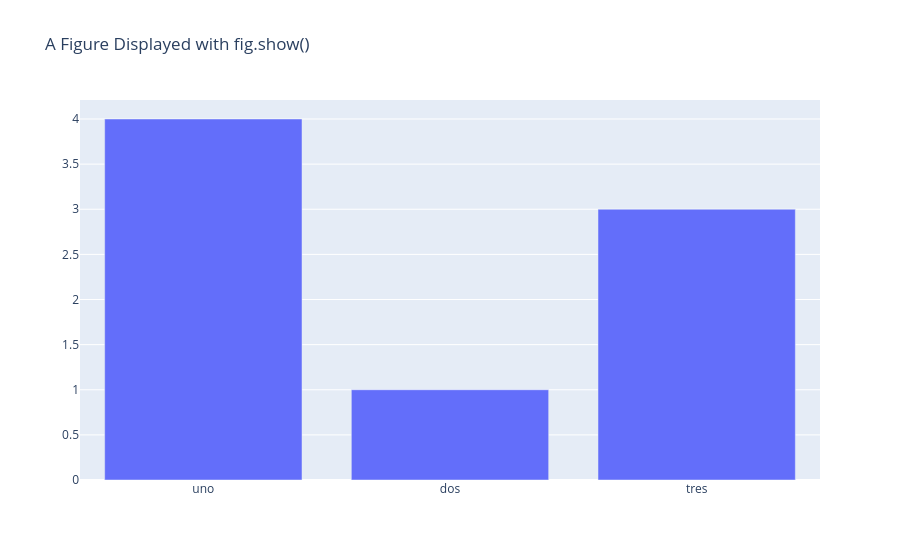

Notebook source saved alongside this figure:
### Markdown cell above
# Cómo dibujar un diagrama de barras con plotly

### Code cell
import plotly.graph_objects as go
fig = go.Figure(
    data=[go.Bar(x = ['uno', 'dos', 'tres'], y=[4, 1, 3])],
    layout_title_text="A Figure Displayed with fig.show()"
)
fig.show()

### Figure 1 — Plotly figure (JSON) as saved in the notebook; plotly's stock layout.template omitted (floating-point values rounded to 4 significant figures)
{"data": [{"type": "bar", "x": ["uno", "dos", "tres"], "y": [4, 1, 3]}], "layout": {"title": {"text": "A Figure Displayed with fig.show()"}}}
